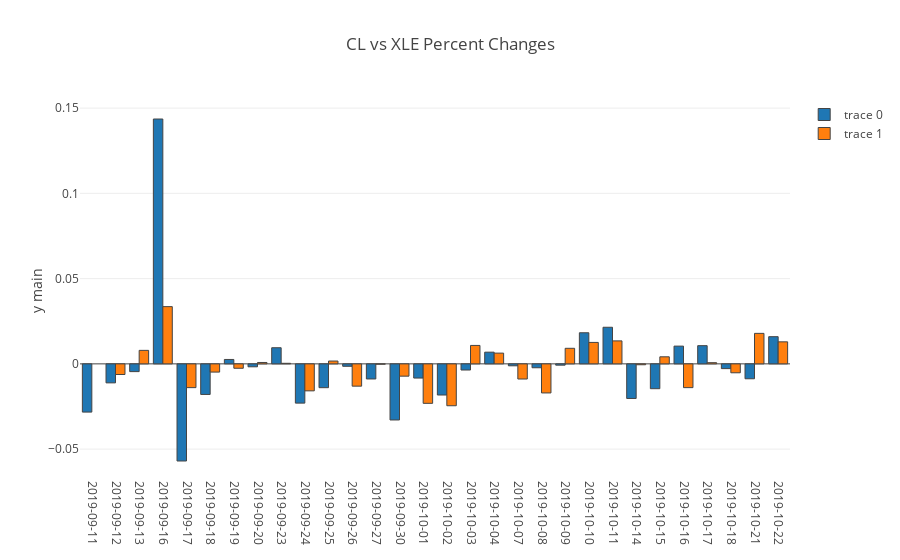

The notebook cell saved with this chart:
### Code cell
f = pu.plotly_pandas(df_both,'tradingDay',bar_plot=True,alt_yaxis=False,plot_title="CL vs XLE Percent Changes")
iplot(f)
